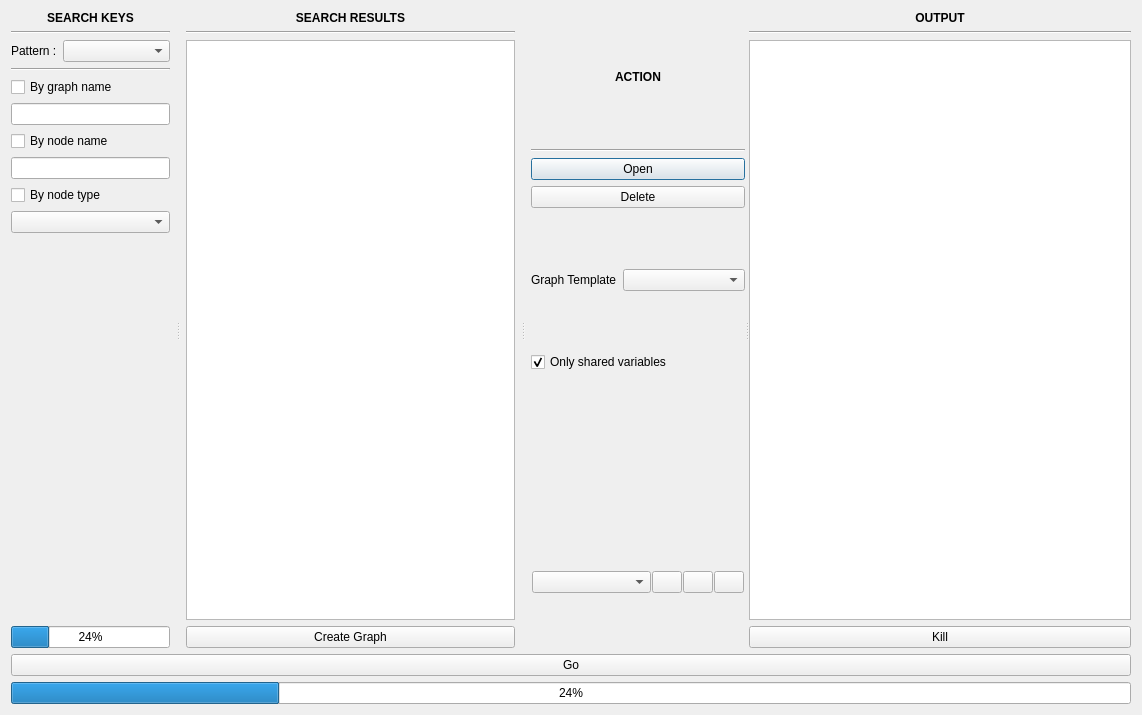
<?xml version="1.0" encoding="UTF-8"?>
<ui version="4.0">
 <class>MainWindow</class>
 <widget class="QDialog" name="MainWindow">
  <property name="geometry">
   <rect>
    <x>0</x>
    <y>0</y>
    <width>1142</width>
    <height>715</height>
   </rect>
  </property>
  <property name="windowTitle">
   <string>Batch</string>
  </property>
  <layout class="QVBoxLayout" name="verticalLayout_5">
   <item>
    <widget class="QSplitter" name="splitter">
     <property name="orientation">
      <enum>Qt::Horizontal</enum>
     </property>
     <widget class="QWidget" name="layoutWidget">
      <layout class="QVBoxLayout" name="verticalLayout">
       <property name="rightMargin">
        <number>6</number>
       </property>
       <item>
        <widget class="QLabel" name="label_4">
         <property name="font">
          <font>
           <weight>75</weight>
           <bold>true</bold>
          </font>
         </property>
         <property name="text">
          <string>SEARCH KEYS</string>
         </property>
         <property name="alignment">
          <set>Qt::AlignCenter</set>
         </property>
        </widget>
       </item>
       <item>
        <widget class="Line" name="line_2">
         <property name="orientation">
          <enum>Qt::Horizontal</enum>
         </property>
        </widget>
       </item>
       <item>
        <layout class="QHBoxLayout" name="horizontalLayout_2" stretch="0,1">
         <item>
          <widget class="QLabel" name="label">
           <property name="text">
            <string>Pattern :</string>
           </property>
          </widget>
         </item>
         <item>
          <widget class="QComboBox" name="patternComboBox"/>
         </item>
        </layout>
       </item>
       <item>
        <widget class="Line" name="line_5">
         <property name="orientation">
          <enum>Qt::Horizontal</enum>
         </property>
        </widget>
       </item>
       <item>
        <widget class="QCheckBox" name="graphKeyCheckBox">
         <property name="text">
          <string>By graph name</string>
         </property>
        </widget>
       </item>
       <item>
        <widget class="QLineEdit" name="graphKeyLineEdit"/>
       </item>
       <item>
        <widget class="QCheckBox" name="nodeNameCheckBox">
         <property name="text">
          <string>By node name</string>
         </property>
        </widget>
       </item>
       <item>
        <widget class="QLineEdit" name="nodeNameLineEdit"/>
       </item>
       <item>
        <widget class="QCheckBox" name="nodeTypeCheckBox">
         <property name="text">
          <string>By node type</string>
         </property>
        </widget>
       </item>
       <item>
        <widget class="QComboBox" name="nodeTypeComboBox"/>
       </item>
       <item>
        <spacer name="verticalSpacer">
         <property name="orientation">
          <enum>Qt::Vertical</enum>
         </property>
         <property name="sizeHint" stdset="0">
          <size>
           <width>20</width>
           <height>40</height>
          </size>
         </property>
        </spacer>
       </item>
       <item>
        <widget class="QProgressBar" name="progressBar">
         <property name="value">
          <number>24</number>
         </property>
        </widget>
       </item>
      </layout>
     </widget>
     <widget class="QWidget" name="layoutWidget">
      <layout class="QVBoxLayout" name="verticalLayout_2">
       <property name="leftMargin">
        <number>6</number>
       </property>
       <property name="rightMargin">
        <number>6</number>
       </property>
       <item>
        <widget class="QLabel" name="label_5">
         <property name="font">
          <font>
           <weight>75</weight>
           <bold>true</bold>
          </font>
         </property>
         <property name="text">
          <string>SEARCH RESULTS</string>
         </property>
         <property name="alignment">
          <set>Qt::AlignCenter</set>
         </property>
        </widget>
       </item>
       <item>
        <widget class="Line" name="line_3">
         <property name="orientation">
          <enum>Qt::Horizontal</enum>
         </property>
        </widget>
       </item>
       <item>
        <widget class="QListWidget" name="resultListWidget">
         <property name="selectionMode">
          <enum>QAbstractItemView::ExtendedSelection</enum>
         </property>
         <property name="selectionBehavior">
          <enum>QAbstractItemView::SelectRows</enum>
         </property>
         <property name="sortingEnabled">
          <bool>true</bool>
         </property>
        </widget>
       </item>
       <item>
        <widget class="QPushButton" name="createPushButton">
         <property name="focusPolicy">
          <enum>Qt::NoFocus</enum>
         </property>
         <property name="text">
          <string>Create Graph</string>
         </property>
        </widget>
       </item>
      </layout>
     </widget>
     <widget class="QWidget" name="layoutWidget">
      <layout class="QVBoxLayout" name="optionsLayout" stretch="0,0,0,0,0,0,0,0">
       <property name="leftMargin">
        <number>6</number>
       </property>
       <item>
        <widget class="QLabel" name="label_6">
         <property name="font">
          <font>
           <weight>75</weight>
           <bold>true</bold>
          </font>
         </property>
         <property name="text">
          <string>ACTION</string>
         </property>
         <property name="alignment">
          <set>Qt::AlignCenter</set>
         </property>
        </widget>
       </item>
       <item>
        <widget class="Line" name="line_4">
         <property name="orientation">
          <enum>Qt::Horizontal</enum>
         </property>
        </widget>
       </item>
       <item>
        <widget class="QPushButton" name="openPushButton">
         <property name="text">
          <string>Open</string>
         </property>
        </widget>
       </item>
       <item>
        <widget class="QPushButton" name="deletePushButton">
         <property name="text">
          <string>Delete</string>
         </property>
        </widget>
       </item>
       <item>
        <widget class="QWidget" name="templateWidget" native="true">
         <layout class="QHBoxLayout" name="horizontalLayout" stretch="0,1">
          <property name="leftMargin">
           <number>0</number>
          </property>
          <property name="topMargin">
           <number>0</number>
          </property>
          <property name="rightMargin">
           <number>0</number>
          </property>
          <property name="bottomMargin">
           <number>0</number>
          </property>
          <item>
           <widget class="QLabel" name="templateLabel">
            <property name="text">
             <string>Graph Template</string>
            </property>
           </widget>
          </item>
          <item>
           <widget class="QComboBox" name="templateComboBox"/>
          </item>
         </layout>
        </widget>
       </item>
       <item>
        <widget class="QCheckBox" name="allVarCheckBox">
         <property name="text">
          <string>Only shared variables</string>
         </property>
         <property name="checked">
          <bool>true</bool>
         </property>
        </widget>
       </item>
       <item>
        <widget class="QWidget" name="varWidget" native="true">
         <layout class="QVBoxLayout" name="verticalLayout_3">
          <property name="leftMargin">
           <number>0</number>
          </property>
          <property name="topMargin">
           <number>0</number>
          </property>
          <property name="rightMargin">
           <number>0</number>
          </property>
          <property name="bottomMargin">
           <number>0</number>
          </property>
         </layout>
        </widget>
       </item>
       <item>
        <widget class="QWidget" name="scriptWidget" native="true">
         <property name="minimumSize">
          <size>
           <width>0</width>
           <height>0</height>
          </size>
         </property>
         <layout class="QHBoxLayout" name="horizontalLayout_3">
          <property name="spacing">
           <number>1</number>
          </property>
          <property name="leftMargin">
           <number>1</number>
          </property>
          <property name="topMargin">
           <number>1</number>
          </property>
          <property name="rightMargin">
           <number>1</number>
          </property>
          <property name="bottomMargin">
           <number>1</number>
          </property>
          <item>
           <widget class="QComboBox" name="scriptComboBox"/>
          </item>
          <item>
           <widget class="QPushButton" name="scriptRenameButton">
            <property name="maximumSize">
             <size>
              <width>30</width>
              <height>16777215</height>
             </size>
            </property>
            <property name="text">
             <string/>
            </property>
           </widget>
          </item>
          <item>
           <widget class="QPushButton" name="scriptAddButton">
            <property name="maximumSize">
             <size>
              <width>30</width>
              <height>16777215</height>
             </size>
            </property>
            <property name="text">
             <string/>
            </property>
           </widget>
          </item>
          <item>
           <widget class="QPushButton" name="scriptDelButton">
            <property name="maximumSize">
             <size>
              <width>30</width>
              <height>16777215</height>
             </size>
            </property>
            <property name="text">
             <string/>
            </property>
           </widget>
          </item>
         </layout>
        </widget>
       </item>
      </layout>
     </widget>
     <widget class="QWidget" name="outputWidget" native="true">
      <layout class="QVBoxLayout" name="verticalLayout_4">
       <item>
        <widget class="QLabel" name="outputLabel">
         <property name="font">
          <font>
           <weight>75</weight>
           <bold>true</bold>
          </font>
         </property>
         <property name="text">
          <string>OUTPUT</string>
         </property>
         <property name="alignment">
          <set>Qt::AlignCenter</set>
         </property>
        </widget>
       </item>
       <item>
        <widget class="Line" name="line_6">
         <property name="orientation">
          <enum>Qt::Horizontal</enum>
         </property>
        </widget>
       </item>
       <item>
        <widget class="QTextEdit" name="outputTextEdit">
         <property name="minimumSize">
          <size>
           <width>300</width>
           <height>0</height>
          </size>
         </property>
         <property name="lineWrapMode">
          <enum>QTextEdit::NoWrap</enum>
         </property>
         <property name="readOnly">
          <bool>true</bool>
         </property>
        </widget>
       </item>
       <item>
        <widget class="QPushButton" name="killButton">
         <property name="text">
          <string>Kill</string>
         </property>
        </widget>
       </item>
      </layout>
     </widget>
    </widget>
   </item>
   <item>
    <widget class="QPushButton" name="goPushButton">
     <property name="text">
      <string>Go</string>
     </property>
    </widget>
   </item>
   <item>
    <widget class="QProgressBar" name="goProgressBar">
     <property name="value">
      <number>24</number>
     </property>
    </widget>
   </item>
  </layout>
 </widget>
 <resources/>
 <connections/>
</ui>
